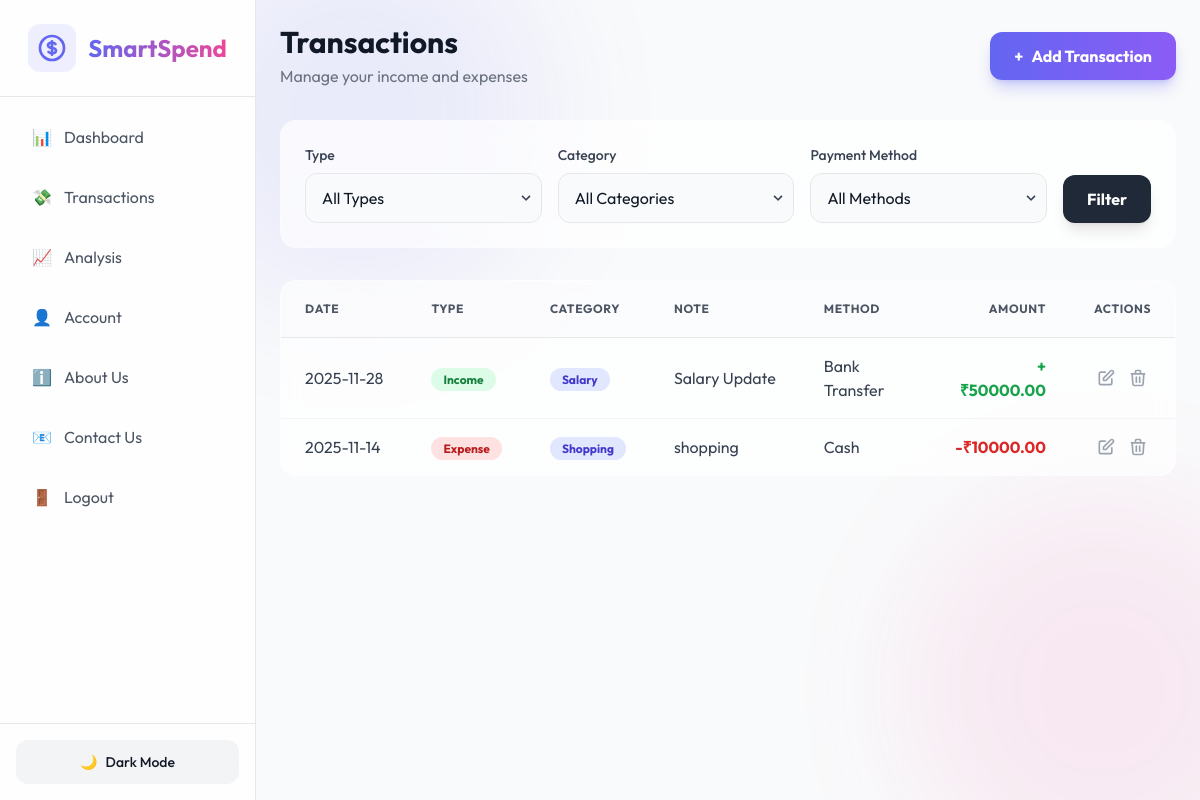
Screenshot of /expenses (signed in) with the database file from the repository.
### app/models.py (models this page shows, shortened)
class Expense(db.Model):
    id = db.Column(db.Integer, primary_key=True)
    user_id = db.Column(db.Integer, db.ForeignKey('user.id'))
    category_id = db.Column(db.Integer, db.ForeignKey('category.id'))
    amount = db.Column(db.Float)
    date = db.Column(db.DateTime, index=True, default=datetime.utcnow)
    payment_method = db.Column(db.String(64))
    note = db.Column(db.String(140))
    type = db.Column(db.String(20), default='expense') # 'income' or 'expense'
    category = db.relationship('Category')

class Category(db.Model):
    id = db.Column(db.Integer, primary_key=True)
    name = db.Column(db.String(64))

### app/routes/expense_routes.py (the view)
@expense_bp.route('/expenses')
@login_required
def list_expenses():
    filters = {
        'category_id': request.args.get('category_id'),
        'payment_method': request.args.get('payment_method'),
        'type': request.args.get('type')
    }
    expenses = ExpenseService.get_expenses(current_user.id, filters)
    categories = Category.query.all()
    return render_template('expense/list.html', expenses=expenses, categories=categories)

### app/algorithms.py (called while the page is built)
def merge_sort_expenses(expenses, key='date', reverse=False):
    if len(expenses) <= 1:
        return expenses
    mid = len(expenses) // 2
    left_half = merge_sort_expenses(expenses[:mid], key, reverse)
    right_half = merge_sort_expenses(expenses[mid:], key, reverse)
    return _merge(left_half, right_half, key, reverse)

def _merge(left, right, key, reverse):
    sorted_list = []
    i = j = 0
    while i < len(left) and j < len(right):
        val_left = getattr(left[i], key)
        val_right = getattr(right[j], key)
        if reverse:
            condition = val_left > val_right
        else:
            condition = val_left < val_right
        if condition:
            sorted_list.append(left[i])
            i += 1
        else:
            sorted_list.append(right[j])
            j += 1
    sorted_list.extend(left[i:])
    sorted_list.extend(right[j:])
    return sorted_list

### app/models.py (called while the page is built)
@login_manager.user_loader
def load_user(user_id):
    return User.query.get(int(user_id))

### app/services/expense_service.py (called while the page is built)
    @staticmethod
    def get_expenses(user_id, filters=None):
        query = Expense.query.filter_by(user_id=user_id)
        if filters:
            if 'category_id' in filters and filters['category_id']:
                query = query.filter_by(category_id=filters['category_id'])
            if 'payment_method' in filters and filters['payment_method']:
                query = query.filter_by(payment_method=filters['payment_method'])
            if 'type' in filters and filters['type']:
                query = query.filter_by(type=filters['type'])
        expenses = query.all()
        return merge_sort_expenses(expenses, key='date', reverse=True)

### app/templates/expense/list.html (shortened to what this page needs)
{% extends "base.html" %}
{% block content %}
<div class="space-y-8">
    <div class="flex flex-col md:flex-row justify-between items-start md:items-center gap-4 animate-fade-in-down">
        <div>
            <h2 class="text-3xl font-bold text-gray-900 dark:text-white">Transactions</h2>
            <p class="text-gray-500 dark:text-gray-400 mt-1">Manage your income and expenses</p>
        </div>
        <a href="{{ url_for('expense.add_expense') }}"
            class="bg-gradient-to-r from-primary to-accent hover:from-indigo-600 hover:to-violet-600 text-white font-bold py-3 px-6 rounded-xl transition shadow-lg shadow-primary/30 flex items-center gap-2 transform hover:scale-105">
            <span>+</span> Add Transaction
        </a>
    </div>
    <div class="glass rounded-2xl p-6 animate-fade-in-down" style="animation-delay: 0.1s">
        <form method="GET" action="{{ url_for('expense.list_expenses') }}" class="flex flex-wrap gap-4 items-end">
            <div class="flex-1 min-w-[150px]">
                <label for="type" class="block text-sm font-medium text-gray-700 dark:text-gray-300 mb-2">Type</label>
                <div class="relative">
                    <select name="type" id="type"
                        class="w-full pl-4 pr-10 py-3 rounded-xl border border-gray-200 dark:border-gray-700 bg-gray-50 dark:bg-dark/50 text-gray-900 dark:text-white focus:ring-2 focus:ring-primary focus:border-transparent appearance-none transition">
                        <option value="">All Types</option>
                    </select>
                    <div
                        class="pointer-events-none absolute inset-y-0 right-0 flex items-center px-2 text-gray-700 dark:text-gray-300">
                    </div>
                </div>
            </div>
            <div class="flex-1 min-w-[200px]">
                <label for="category_id"
                    class="block text-sm font-medium text-gray-700 dark:text-gray-300 mb-2">Category</label>
                <div class="relative">
                    <select name="category_id" id="category_id"
                        class="w-full pl-4 pr-10 py-3 rounded-xl border border-gray-200 dark:border-gray-700 bg-gray-50 dark:bg-dark/50 text-gray-900 dark:text-white focus:ring-2 focus:ring-primary focus:border-transparent appearance-none transition">
                        <option value="">All Categories</option>
                    </select>
                    <div
                        class="pointer-events-none absolute inset-y-0 right-0 flex items-center px-2 text-gray-700 dark:text-gray-300">
                    </div>
                </div>
            </div>
            <div class="flex-1 min-w-[200px]">
                <label for="payment_method"
                    class="block text-sm font-medium text-gray-700 dark:text-gray-300 mb-2">Payment Method</label>
                <div class="relative">
                    <select name="payment_method" id="payment_method"
                        class="w-full pl-4 pr-10 py-3 rounded-xl border border-gray-200 dark:border-gray-700 bg-gray-50 dark:bg-dark/50 text-gray-900 dark:text-white focus:ring-2 focus:ring-primary focus:border-transparent appearance-none transition">
                        <option value="">All Methods</option>
                    </select>
                    <div
                        class="pointer-events-none absolute inset-y-0 right-0 flex items-center px-2 text-gray-700 dark:text-gray-300">
                    </div>
                </div>
            </div>
            <button type="submit"
                class="bg-gray-800 dark:bg-white dark:text-gray-900 hover:bg-gray-700 dark:hover:bg-gray-200 text-white font-bold py-3 px-6 rounded-xl transition shadow-lg">
                Filter
            </button>
        </form>
    </div>
    <div class="glass rounded-2xl overflow-hidden animate-fade-in-down" style="animation-delay: 0.2s">
        <div class="overflow-x-auto">
            <table class="w-full text-left">
                <thead class="bg-gray-50/50 dark:bg-white/5 border-b border-gray-200 dark:border-gray-700">
                    <tr>
                        <th
                            class="px-6 py-5 font-bold text-gray-600 dark:text-gray-300 uppercase text-xs tracking-wider">
                            Date</th>
                        <th
                            class="px-6 py-5 font-bold text-gray-600 dark:text-gray-300 uppercase text-xs tracking-wider">
                            Type</th>
                        <th
                            class="px-6 py-5 font-bold text-gray-600 dark:text-gray-300 uppercase text-xs tracking-wider">
                            Category</th>
                        <th
                            class="px-6 py-5 font-bold text-gray-600 dark:text-gray-300 uppercase text-xs tracking-wider">
                            Note</th>
                        <th
                            class="px-6 py-5 font-bold text-gray-600 dark:text-gray-300 uppercase text-xs tracking-wider">
                            Method</th>
                        <th
                            class="px-6 py-5 font-bold text-gray-600 dark:text-gray-300 uppercase text-xs tracking-wider text-right">
                            Amount</th>
                        <th
                            class="px-6 py-5 font-bold text-gray-600 dark:text-gray-300 uppercase text-xs tracking-wider text-center">
                            Actions</th>
                    </tr>
                </thead>
                <tbody class="divide-y divide-gray-100 dark:divide-gray-700/50">
                    {% for expense in expenses %}
                    <tr class="hover:bg-gray-50/50 dark:hover:bg-white/5 transition duration-150">
                        <td class="px-6 py-4 text-gray-700 dark:text-gray-300 whitespace-nowrap">{{
                            expense.date.strftime('%Y-%m-%d') }}</td>
                        <td class="px-6 py-4">
                            {% if expense.type == 'income' %}
                            <span
                                class="px-3 py-1 text-xs font-bold rounded-full bg-green-100 text-green-700 dark:bg-green-500/20 dark:text-green-300">Income</span>
                            {% else %}
                            <span
                                class="px-3 py-1 text-xs font-bold rounded-full bg-red-100 text-red-700 dark:bg-red-500/20 dark:text-red-300">Expense</span>
                            {% endif %}
                        </td>
                        <td class="px-6 py-4">
                            <span
                                class="px-3 py-1 text-xs font-bold rounded-full bg-indigo-100 text-indigo-700 dark:bg-indigo-500/20 dark:text-indigo-300">
                                {{ expense.category.name if expense.category else 'Uncategorized' }}
                            </span>
                        </td>
                        <td class="px-6 py-4 text-gray-700 dark:text-gray-300 max-w-xs truncate">{{ expense.note }}</td>
                        <td class="px-6 py-4 text-gray-700 dark:text-gray-300">{{ expense.payment_method }}</td>
                        <td
                            class="px-6 py-4 font-bold text-right {% if expense.type == 'income' %}text-green-600 dark:text-green-400{% else %}text-red-600 dark:text-red-400{% endif %}">
                            {% if expense.type == 'income' %}+{% else %}-{% endif %}₹{{ "%.2f"|format(expense.amount) }}
                        </td>
                        <td class="px-6 py-4 text-center">
                            <div class="flex items-center justify-center gap-3">
                                <a href="{{ url_for('expense.edit_expense', id=expense.id) }}"
                                    class="text-gray-400 hover:text-primary transition transform hover:scale-110"
                                    title="Edit">
                                    <svg xmlns="http://www.w3.org/2000/svg" class="h-5 w-5" fill="none"
                                        viewBox="0 0 24 24" stroke="currentColor">
                                        <path stroke-linecap="round" stroke-linejoin="round" stroke-width="2"
                                            d="M11 5H6a2 2 0 00-2 2v11a2 2 0 002 2h11a2 2 0 002-2v-5m-1.414-9.414a2 2 0 112.828 2.828L11.828 15H9v-2.828l8.586-8.586z" />
                                    </svg>
                                </a>
                                <a href="{{ url_for('expense.delete_expense', id=expense.id) }}"
                                    class="text-gray-400 hover:text-red-500 transition transform hover:scale-110"
                                    title="Delete"
                                    onclick="return confirm('Are you sure you want to delete this transaction?')">
                                    <svg xmlns="http://www.w3.org/2000/svg" class="h-5 w-5" fill="none"
                                        viewBox="0 0 24 24" stroke="currentColor">
                                        <path stroke-linecap="round" stroke-linejoin="round" stroke-width="2"
                                            d="M19 7l-.867 12.142A2 2 0 0116.138 21H7.862a2 2 0 01-1.995-1.858L5 7m5 4v6m4-6v6m1-10V4a1 1 0 00-1-1h-4a1 1 0 00-1 1v3M4 7h16" />
                                    </svg>
                                </a>
                            </div>
                        </td>
                    </tr>
                    {% endfor %}
                </tbody>
            </table>
        </div>
    </div>
</div>
{% endblock %}

### app/static/css/styles.css (style rules this page uses)
.glass { background: rgba(255, 255, 255, 0.7); backdrop-filter: blur(12px); -webkit-backdrop-filter: blur(12px); border: 1px solid rgba(255, 255, 255, 0.3); }
.animate-fade-in-down { animation: fadeInDown 0.5s ease-out; }

### rows the page displays
Expense: date "2025-11-28", type "Income", category "Salary", note "Salary Update", payment_method "Bank Transfer", amount "50000.00"
Expense: date "2025-11-14", type "Expense", category "Shopping", note "shopping", payment_method "Cash", amount "10000.00"
